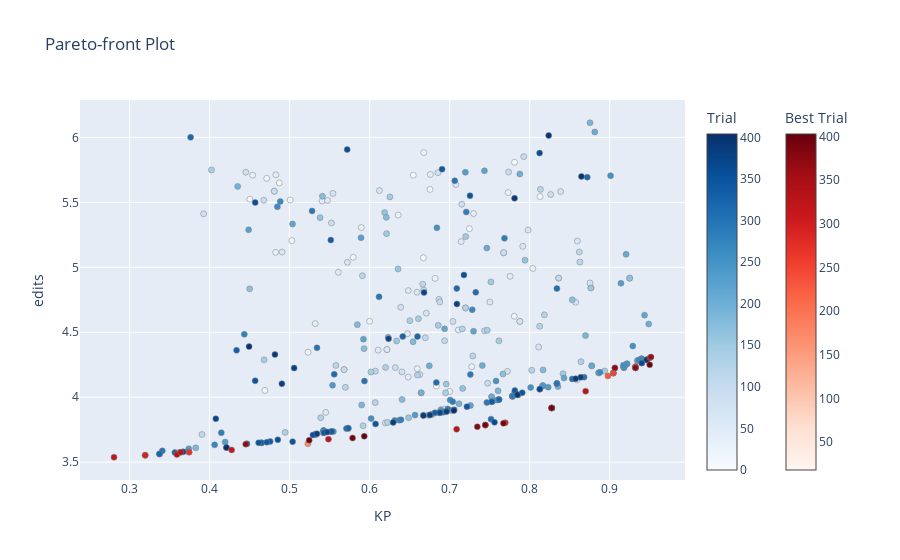

Source (notebook cell):
### Code cell
optuna.visualization.plot_pareto_front(study, target_names=["KP", "edits"])

### Figure 1 — Plotly figure (JSON) as saved in the notebook; plotly's stock layout.template omitted (floating-point values rounded to 4 significant figures; data arrays with more than 128 entries replaced by an {"elided": "..."} marker saying what was removed)
{"data": [{"hovertemplate": "%{text}<extra>Trial</extra>", "marker": {"color": {"elided": "361 int values"}, "colorbar": {"title": {"text": "Trial"}}, "colorscale": [[0, "rgb(247,251,255)"], [0.125, "rgb(222,235,247)"], [0.25, "rgb(198,219,239)"], [0.375, "rgb(158,202,225)"], [0.5, "rgb(107,174,214)"], [0.625, "rgb(66,146,198)"], [0.75, "rgb(33,113,181)"], [0.875, "rgb(8,81,156)"], [1, "rgb(8,48,107)"]], "line": {"color": "Grey", "width": 0.5}}, "mode": "markers", "showlegend": false, "text": {"elided": "361 str values"}, "type": "scatter", "x": {"elided": "361 float values"}, "y": {"elided": "361 float values"}}, {"hovertemplate": "%{text}<extra>Best Trial</extra>", "marker": {"color": [18, 27, 105, 169, 185, 193, 197, 228, 234, 236, 249, 270, 272, 278, 282, 288, 296, 313, 319, 323, 325, 328, 333, 335, 344, 357, 359, 363, 369, 373, 376, 377, 382, 389, 390, 391, 394, 396, 401, 403], "colorbar": {"title": {"text": "Best Trial"}, "x": 1.1, "xpad": 40}, "colorscale": [[0, "rgb(255,245,240)"], [0.125, "rgb(254,224,210)"], [0.25, "rgb(252,187,161)"], [0.375, "rgb(252,146,114)"], [0.5, "rgb(251,106,74)"], [0.625, "rgb(239,59,44)"], [0.75, "rgb(203,24,29)"], [0.875, "rgb(165,15,21)"], [1, "rgb(103,0,13)"]], "line": {"color": "Grey", "width": 0.5}}, "mode": "markers", "showlegend": false, "text": ["{<br>  \"number\": 18,<br>  \"values\": [<br>    0.3195738165114202,<br>    3.5533892541373837<br>  ],<br>  \"params\": {<br>    \"lambd\": 0.01706522290533341,<br>    \"lambd2\": 0.5522862041954502,<br>    \"max_dist\": 2.6611467372214443<br>  }<br>}", "{<br>  \"number\": 27,<br>  \"values\": [<br>    0.9323034009226477,<br>    4.2262525504420765<br>  ],<br>  \"params\": {<br>    \"lambd\": 0.018796869203219213,<br>    \"lambd2\": 3.429857075097462,<br>    \"max_dist\": 0.05883488915558677<br>  }<br>}", "{<br>  \"number\": 105,<br>  \"values\": [<br>    0.9323034009226477,<br>    4.2262525504420765<br>  ],<br>  \"params\": {<br>    \"lambd\": 0.018796869203219213,<br>    \"lambd2\": 3.429857075097462,<br>    \"max_dist\": 0.05883488915558677<br>  }<br>}", "{<br>  \"number\": 169,<br>  \"values\": [<br>    0.5228815142270096,<br>    3.6411244615733396<br>  ],<br>  \"params\": {<br>    \"lambd\": 0.01706522290533341,<br>    \"lambd2\": 0.5522862041954502,<br>    \"max_dist\": 0.3551877664465073<br>  }<br>}", "{<br>  \"number\": 185,<br>  \"values\": [<br>    0.3195738165114202,<br>    3.5533892541373837<br>  ],<br>  \"params\": {<br>    \"lambd\": 0.01706522290533341,<br>    \"lambd2\": 0.5522862041954502,<br>    \"max_dist\": 2.6611467372214443<br>  }<br>}", "{<br>  \"number\": 193,<br>  \"values\": [<br>    0.9065987124463519,<br>    4.225799138517343<br>  ],<br>  \"params\": {<br>    \"lambd\": 0.007431264990963804,<br>    \"lambd2\": 8.2399880820657,<br>    \"max_dist\": 0.26837817347515125<br>  }<br>}", "{<br>  \"number\": 197,<br>  \"values\": [<br>    0.7446400766558869,<br>    3.7855361596009973<br>  ],<br>  \"params\": {<br>    \"lambd\": 0.018796869203219213,<br>    \"lambd2\": 0.8453973948255056,<br>    \"max_dist\": 0.05883488915558677<br>  }<br>}", "{<br>  \"number\": 228,<br>  \"values\": [<br>    0.8978602929166439,<br>    4.163908410791204<br>  ],<br>  \"params\": {<br>    \"lambd\": 0.007431264990963804,<br>    \"lambd2\": 3.075451000945394,<br>    \"max_dist\": 0.11933071741688894<br>  }<br>}", "{<br>  \"number\": 234,<br>  \"values\": [<br>    0.36241993785274906,<br>    3.5749263205622306<br>  ],<br>  \"params\": {<br>    \"lambd\": 0.018796869203219213,<br>    \"lambd2\": 0.8453973948255056,<br>    \"max_dist\": 2.39836502504449<br>  }<br>}", "{<br>  \"number\": 236,<br>  \"values\": [<br>    0.7446400766558869,<br>    3.7855361596009973<br>  ],<br>  \"params\": {<br>    \"lambd\": 0.018796869203219213,<br>    \"lambd2\": 0.8453973948255056,<br>    \"max_dist\": 0.05883488915558677<br>  }<br>}", "{<br>  \"number\": 249,<br>  \"values\": [<br>    0.9047128927410617,<br>    4.1849920652913175<br>  ],<br>  \"params\": {<br>    \"lambd\": 0.007431264990963804,<br>    \"lambd2\": 3.429857075097462,<br>    \"max_dist\": 0.11933071741688894<br>  }<br>}", "{<br>  \"number\": 270,<br>  \"values\": [<br>    0.37458003169572107,<br>    3.5762865563364317<br>  ],<br>  \"params\": {<br>    \"lambd\": 0.01706522290533341,<br>    \"lambd2\": 0.5522862041954502,<br>    \"max_dist\": 1.3287910952098607<br>  }<br>}", "{<br>  \"number\": 272,<br>  \"values\": [<br>    0.8274105799282324,<br>    3.9170256177737475<br>  ],<br>  \"params\": {<br>    \"lambd\": 0.018796869203219213,<br>    \"lambd2\": 1.2626949386880704,<br>    \"max_dist\": 0.05883488915558677<br>  }<br>}", "{<br>  \"number\": 278,<br>  \"values\": [<br>    0.9324020552344252,<br>    4.235774200861482<br>  ],<br>  \"params\": {<br>    \"lambd\": 0.05314421121345414,<br>    \"lambd2\": 3.4550818217691495,<br>    \"max_dist\": 0.05883488915558677<br>  }<br>}", "{<br>  \"number\": 282,<br>  \"values\": [<br>    0.9323034009226477,<br>    4.2262525504420765<br>  ],<br>  \"params\": {<br>    \"lambd\": 0.018796869203219213,<br>    \"lambd2\": 3.429857075097462,<br>    \"max_dist\": 0.05883488915558677<br>  }<br>}", "{<br>  \"number\": 288,<br>  \"values\": [<br>    0.769652541867811,<br>    3.8038993425527092<br>  ],<br>  \"params\": {<br>    \"lambd\": 0.020671769579967192,<br>    \"lambd2\": 0.8656157904078154,<br>    \"max_dist\": 0.02935175122332978<br>  }<br>}", "{<br>  \"number\": 296,<br>  \"values\": [<br>    0.3195738165114202,<br>    3.5533892541373837<br>  ],<br>  \"params\": {<br>    \"lambd\": 0.01706522290533341,<br>    \"lambd2\": 0.5522862041954502,<br>    \"max_dist\": 2.6611467372214443<br>  }<br>}", "{<br>  \"number\": 313,<br>  \"values\": [<br>    0.42762535477767266,<br>    3.5944230333257763<br>  ],<br>  \"params\": {<br>    \"lambd\": 0.007431264990963804,<br>    \"lambd2\": 0.4781304650661866,<br>    \"max_dist\": 0.677481628061677<br>  }<br>}", "{<br>  \"number\": 319,<br>  \"values\": [<br>    0.28059720620274253,<br>    3.537973248696441<br>  ],<br>  \"params\": {<br>    \"lambd\": 0.018796869203219213,<br>    \"lambd2\": 0.1580752090077786,<br>    \"max_dist\": 1.3736054320153337<br>  }<br>}", "{<br>  \"number\": 323,<br>  \"values\": [<br>    0.8700352921404964,<br>    4.04692813420993<br>  ],<br>  \"params\": {<br>    \"lambd\": 0.10815628036817038,<br>    \"lambd2\": 1.6122036109156646,<br>    \"max_dist\": 0.05883488915558677<br>  }<br>}", "{<br>  \"number\": 325,<br>  \"values\": [<br>    0.5486098267677701,<br>    3.677397415552029<br>  ],<br>  \"params\": {<br>    \"lambd\": 0.018796869203219213,<br>    \"lambd2\": 0.7362194564650737,<br>    \"max_dist\": 0.43522388945026236<br>  }<br>}", "{<br>  \"number\": 328,<br>  \"values\": [<br>    0.7087812537746104,<br>    3.753797324869644<br>  ],<br>  \"params\": {<br>    \"lambd\": 0.018796869203219213,<br>    \"lambd2\": 0.7519331455489342,<br>    \"max_dist\": 0.07666327965865927<br>  }<br>}", "{<br>  \"number\": 333,<br>  \"values\": [<br>    0.35924061922660383,<br>    3.5586034912718203<br>  ],<br>  \"params\": {<br>    \"lambd\": 0.018796869203219213,<br>    \"lambd2\": 0.2641937607507372,<br>    \"max_dist\": 0.740021821818916<br>  }<br>}", "{<br>  \"number\": 335,<br>  \"values\": [<br>    0.3639533409407886,<br>    3.576059850374065<br>  ],<br>  \"params\": {<br>    \"lambd\": 0.018796869203219213,<br>    \"lambd2\": 0.8453973948255056,<br>    \"max_dist\": 2.3637331556560017<br>  }<br>}", "{<br>  \"number\": 344,<br>  \"values\": [<br>    0.8277777777777777,<br>    3.917479029698481<br>  ],<br>  \"params\": {<br>    \"lambd\": 0.020671769579967192,<br>    \"lambd2\": 1.2626949386880704,<br>    \"max_dist\": 0.05883488915558677<br>  }<br>}", "{<br>  \"number\": 357,<br>  \"values\": [<br>    0.8277777777777777,<br>    3.917479029698481<br>  ],<br>  \"params\": {<br>    \"lambd\": 0.020671769579967192,<br>    \"lambd2\": 1.2626949386880704,<br>    \"max_dist\": 0.05883488915558677<br>  }<br>}", "{<br>  \"number\": 359,<br>  \"values\": [<br>    0.9504924421972929,<br>    4.304466107458627<br>  ],<br>  \"params\": {<br>    \"lambd\": 0.018796869203219213,<br>    \"lambd2\": 8.2399880820657,<br>    \"max_dist\": 0.05883488915558677<br>  }<br>}", "{<br>  \"number\": 363,<br>  \"values\": [<br>    0.9517096265123619,<br>    4.309680344593063<br>  ],<br>  \"params\": {<br>    \"lambd\": 0.01706522290533341,<br>    \"lambd2\": 9.926725655769514,<br>    \"max_dist\": 0.05883488915558677<br>  }<br>}", "{<br>  \"number\": 369,<br>  \"values\": [<br>    0.4452336448598131,<br>    3.6386306959873043<br>  ],<br>  \"params\": {<br>    \"lambd\": 0.007431264990963804,<br>    \"lambd2\": 1.8914328338209152,<br>    \"max_dist\": 2.4847942483382486<br>  }<br>}", "{<br>  \"number\": 373,<br>  \"values\": [<br>    0.9065987124463519,<br>    4.225799138517343<br>  ],<br>  \"params\": {<br>    \"lambd\": 0.007431264990963804,<br>    \"lambd2\": 8.2399880820657,<br>    \"max_dist\": 0.26837817347515125<br>  }<br>}", "{<br>  \"number\": 376,<br>  \"values\": [<br>    0.9323034009226477,<br>    4.2262525504420765<br>  ],<br>  \"params\": {<br>    \"lambd\": 0.018796869203219213,<br>    \"lambd2\": 3.429857075097462,<br>    \"max_dist\": 0.05883488915558677<br>  }<br>}", "{<br>  \"number\": 377,<br>  \"values\": [<br>    0.8277777777777777,<br>    3.917479029698481<br>  ],<br>  \"params\": {<br>    \"lambd\": 0.020671769579967192,<br>    \"lambd2\": 1.2626949386880704,<br>    \"max_dist\": 0.05883488915558677<br>  }<br>}", "{<br>  \"number\": 382,<br>  \"values\": [<br>    0.7346313322516675,<br>    3.7726139197460893<br>  ],<br>  \"params\": {<br>    \"lambd\": 0.007431264990963804,<br>    \"lambd2\": 0.8111463719023437,<br>    \"max_dist\": 0.05883488915558677<br>  }<br>}", "{<br>  \"number\": 389,<br>  \"values\": [<br>    0.7672614429790535,<br>    3.7989118113806395<br>  ],<br>  \"params\": {<br>    \"lambd\": 0.007431264990963804,<br>    \"lambd2\": 0.8656157904078154,<br>    \"max_dist\": 0.02935175122332978<br>  }<br>}", "{<br>  \"number\": 390,<br>  \"values\": [<br>    0.7446400766558869,<br>    3.7855361596009973<br>  ],<br>  \"params\": {<br>    \"lambd\": 0.018796869203219213,<br>    \"lambd2\": 0.8453973948255056,<br>    \"max_dist\": 0.05883488915558677<br>  }<br>}", "{<br>  \"number\": 391,<br>  \"values\": [<br>    0.5787563810812473,<br>    3.6860122421219677<br>  ],<br>  \"params\": {<br>    \"lambd\": 0.007431264990963804,<br>    \"lambd2\": 0.6958680745281032,<br>    \"max_dist\": 0.3079597801305235<br>  }<br>}", "{<br>  \"number\": 394,<br>  \"values\": [<br>    0.8274105799282324,<br>    3.9170256177737475<br>  ],<br>  \"params\": {<br>    \"lambd\": 0.018796869203219213,<br>    \"lambd2\": 1.2626949386880704,<br>    \"max_dist\": 0.05883488915558677<br>  }<br>}", "{<br>  \"number\": 396,<br>  \"values\": [<br>    0.5245334322086269,<br>    3.6685558830197236<br>  ],<br>  \"params\": {<br>    \"lambd\": 0.018796869203219213,<br>    \"lambd2\": 0.7519331455489342,<br>    \"max_dist\": 0.5401967915821074<br>  }<br>}", "{<br>  \"number\": 401,<br>  \"values\": [<br>    0.9500720115218435,<br>    4.250056676490591<br>  ],<br>  \"params\": {<br>    \"lambd\": 0.018796869203219213,<br>    \"lambd2\": 3.429857075097462,<br>    \"max_dist\": 0.021798504774539484<br>  }<br>}", "{<br>  \"number\": 403,<br>  \"values\": [<br>    0.5933574361174092,<br>    3.6996145998639762<br>  ],<br>  \"params\": {<br>    \"lambd\": 0.018796869203219213,<br>    \"lambd2\": 0.7362194564650737,<br>    \"max_dist\": 0.3079597801305235<br>  }<br>}"], "type": "scatter", "x": [0.3196, 0.9323, 0.9323, 0.5229, 0.3196, 0.9066, 0.7446, 0.8979, 0.3624, 0.7446, 0.9047, 0.3746, 0.8274, 0.9324, 0.9323, 0.7697, 0.3196, 0.4276, 0.2806, 0.87, 0.5486, 0.7088, 0.3592, 0.364, 0.8278, 0.8278, 0.9505, 0.9517, 0.4452, 0.9066, 0.9323, 0.8278, 0.7346, 0.7673, 0.7446, 0.5788, 0.8274, 0.5245, 0.9501, 0.5934], "y": [3.553, 4.226, 4.226, 3.641, 3.553, 4.226, 3.786, 4.164, 3.575, 3.786, 4.185, 3.576, 3.917, 4.236, 4.226, 3.804, 3.553, 3.594, 3.538, 4.047, 3.677, 3.754, 3.559, 3.576, 3.917, 3.917, 4.304, 4.31, 3.639, 4.226, 4.226, 3.917, 3.773, 3.799, 3.786, 3.686, 3.917, 3.669, 4.25, 3.7]}], "layout": {"title": {"text": "Pareto-front Plot"}, "xaxis": {"title": {"text": "KP"}}, "yaxis": {"title": {"text": "edits"}}}}
